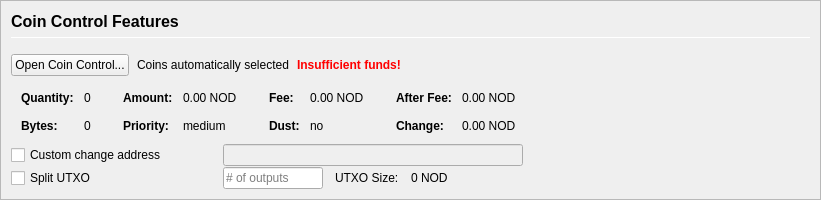
         <widget class="QFrame" name="frameCoinControl">
          <property name="sizePolicy">
           <sizepolicy hsizetype="Expanding" vsizetype="Expanding">
            <horstretch>0</horstretch>
            <verstretch>0</verstretch>
           </sizepolicy>
          </property>
          <property name="maximumSize">
           <size>
            <width>16777215</width>
            <height>16777215</height>
           </size>
          </property>
          <property name="frameShape">
           <enum>QFrame::StyledPanel</enum>
          </property>
          <property name="frameShadow">
           <enum>QFrame::Sunken</enum>
          </property>
          <layout class="QVBoxLayout" name="verticalLayoutCoinControl2">
           <property name="spacing">
            <number>0</number>
           </property>
           <property name="leftMargin">
            <number>0</number>
           </property>
           <property name="topMargin">
            <number>0</number>
           </property>
           <property name="rightMargin">
            <number>0</number>
           </property>
           <property name="bottomMargin">
            <number>0</number>
           </property>
           <item>
            <widget class="QFrame" name="frameCoinControl_BG">
             <layout class="QVBoxLayout" name="verticalLayoutCoinControl" stretch="0,0,0,0,0,0">
              <property name="spacing">
               <number>1</number>
              </property>
              <property name="leftMargin">
               <number>10</number>
              </property>
              <property name="topMargin">
               <number>10</number>
              </property>
              <item>
               <layout class="QHBoxLayout" name="horizontalLayoutCoinControl1">
                <property name="bottomMargin">
                 <number>15</number>
                </property>
                <item>
                 <layout class="QVBoxLayout" name="verticalLayout_3">
                  <property name="spacing">
                   <number>6</number>
                  </property>
                  <item>
                   <widget class="QLabel" name="labelCoinControlFeatures">
                    <property name="sizePolicy">
                     <sizepolicy hsizetype="Preferred" vsizetype="Maximum">
                      <horstretch>0</horstretch>
                      <verstretch>0</verstretch>
                     </sizepolicy>
                    </property>
                    <property name="minimumSize">
                     <size>
                      <width>0</width>
                      <height>20</height>
                     </size>
                    </property>
                    <property name="font">
                     <font>
                      <pointsize>12</pointsize>
                      <weight>75</weight>
                      <bold>true</bold>
                     </font>
                    </property>
                    <property name="styleSheet">
                     <string notr="true">font-weight:bold;</string>
                    </property>
                    <property name="text">
                     <string>Coin Control Features</string>
                    </property>
                   </widget>
                  </item>
                  <item>
                   <widget class="Line" name="line">
                    <property name="minimumSize">
                     <size>
                      <width>0</width>
                      <height>1</height>
                     </size>
                    </property>
                    <property name="maximumSize">
                     <size>
                      <width>16777215</width>
                      <height>1</height>
                     </size>
                    </property>
                    <property name="orientation">
                     <enum>Qt::Horizontal</enum>
                    </property>
                   </widget>
                  </item>
                 </layout>
                </item>
               </layout>
              </item>
              <item>
               <layout class="QHBoxLayout" name="horizontalLayoutCoinControl2" stretch="0,0,0,0">
                <property name="spacing">
                 <number>8</number>
                </property>
                <property name="bottomMargin">
                 <number>10</number>
                </property>
                <item>
                 <widget class="QPushButton" name="pushButtonCoinControl">
                  <property name="styleSheet">
                   <string notr="true"/>
                  </property>
                  <property name="text">
                   <string>Open Coin Control...</string>
                  </property>
                  <property name="autoDefault">
                   <bool>false</bool>
                  </property>
                 </widget>
                </item>
                <item>
                 <widget class="QLabel" name="labelCoinControlAutomaticallySelected">
                  <property name="text">
                   <string>Coins automatically selected</string>
                  </property>
                  <property name="margin">
                   <number>5</number>
                  </property>
                 </widget>
                </item>
                <item>
                 <widget class="QLabel" name="labelCoinControlInsuffFunds">
                  <property name="font">
                   <font>
                    <weight>75</weight>
                    <bold>true</bold>
                   </font>
                  </property>
                  <property name="styleSheet">
                   <string notr="true">color:red;font-weight:bold;</string>
                  </property>
                  <property name="text">
                   <string>Insufficient funds!</string>
                  </property>
                  <property name="margin">
                   <number>5</number>
                  </property>
                 </widget>
                </item>
                <item>
                 <spacer name="horizontalSpacerCoinControl">
                  <property name="orientation">
                   <enum>Qt::Horizontal</enum>
                  </property>
                  <property name="sizeHint" stdset="0">
                   <size>
                    <width>40</width>
                    <height>1</height>
                   </size>
                  </property>
                 </spacer>
                </item>
               </layout>
              </item>
              <item>
               <widget class="QWidget" name="widgetCoinControl" native="true">
                <property name="sizePolicy">
                 <sizepolicy hsizetype="Preferred" vsizetype="Preferred">
                  <horstretch>0</horstretch>
                  <verstretch>0</verstretch>
                 </sizepolicy>
                </property>
                <property name="minimumSize">
                 <size>
                  <width>0</width>
                  <height>0</height>
                 </size>
                </property>
                <property name="styleSheet">
                 <string notr="true"/>
                </property>
                <layout class="QHBoxLayout" name="horizontalLayoutCoinControl5">
                 <property name="leftMargin">
                  <number>0</number>
                 </property>
                 <property name="topMargin">
                  <number>0</number>
                 </property>
                 <property name="rightMargin">
                  <number>0</number>
                 </property>
                 <property name="bottomMargin">
                  <number>0</number>
                 </property>
                 <item>
                  <layout class="QHBoxLayout" name="horizontalLayoutCoinControl3" stretch="0,0,0,1">
                   <property name="spacing">
                    <number>20</number>
                   </property>
                   <property name="topMargin">
                    <number>0</number>
                   </property>
                   <property name="bottomMargin">
                    <number>10</number>
                   </property>
                   <item>
                    <layout class="QFormLayout" name="formLayoutCoinControl1">
                     <property name="horizontalSpacing">
                      <number>10</number>
                     </property>
                     <property name="verticalSpacing">
                      <number>14</number>
                     </property>
                     <property name="leftMargin">
                      <number>10</number>
                     </property>
                     <property name="topMargin">
                      <number>4</number>
                     </property>
                     <property name="rightMargin">
                      <number>6</number>
                     </property>
                     <item row="0" column="0">
                      <widget class="QLabel" name="labelCoinControlQuantityText">
                       <property name="font">
                        <font>
                         <weight>75</weight>
                         <bold>true</bold>
                        </font>
                       </property>
                       <property name="text">
                        <string>Quantity:</string>
                       </property>
                       <property name="margin">
                        <number>0</number>
                       </property>
                      </widget>
                     </item>
                     <item row="0" column="1">
                      <widget class="QLabel" name="labelCoinControlQuantity">
                       <property name="cursor">
                        <cursorShape>IBeamCursor</cursorShape>
                       </property>
                       <property name="contextMenuPolicy">
                        <enum>Qt::ActionsContextMenu</enum>
                       </property>
                       <property name="text">
                        <string notr="true">0</string>
                       </property>
                       <property name="margin">
                        <number>0</number>
                       </property>
                       <property name="textInteractionFlags">
                        <set>Qt::LinksAccessibleByMouse|Qt::TextSelectableByKeyboard|Qt::TextSelectableByMouse</set>
                       </property>
                      </widget>
                     </item>
                     <item row="1" column="0">
                      <widget class="QLabel" name="labelCoinControlBytesText">
                       <property name="font">
                        <font>
                         <weight>75</weight>
                         <bold>true</bold>
                        </font>
                       </property>
                       <property name="text">
                        <string>Bytes:</string>
                       </property>
                      </widget>
                     </item>
                     <item row="1" column="1">
                      <widget class="QLabel" name="labelCoinControlBytes">
                       <property name="cursor">
                        <cursorShape>IBeamCursor</cursorShape>
                       </property>
                       <property name="contextMenuPolicy">
                        <enum>Qt::ActionsContextMenu</enum>
                       </property>
                       <property name="text">
                        <string notr="true">0</string>
                       </property>
                       <property name="textInteractionFlags">
                        <set>Qt::LinksAccessibleByMouse|Qt::TextSelectableByKeyboard|Qt::TextSelectableByMouse</set>
                       </property>
                      </widget>
                     </item>
                    </layout>
                   </item>
                   <item>
                    <layout class="QFormLayout" name="formLayoutCoinControl2">
                     <property name="horizontalSpacing">
                      <number>10</number>
                     </property>
                     <property name="verticalSpacing">
                      <number>14</number>
                     </property>
                     <property name="leftMargin">
                      <number>6</number>
                     </property>
                     <property name="topMargin">
                      <number>4</number>
                     </property>
                     <property name="rightMargin">
                      <number>6</number>
                     </property>
                     <item row="0" column="0">
                      <widget class="QLabel" name="labelCoinControlAmountText">
                       <property name="font">
                        <font>
                         <weight>75</weight>
                         <bold>true</bold>
                        </font>
                       </property>
                       <property name="text">
                        <string>Amount:</string>
                       </property>
                       <property name="margin">
                        <number>0</number>
                       </property>
                      </widget>
                     </item>
                     <item row="0" column="1">
                      <widget class="QLabel" name="labelCoinControlAmount">
                       <property name="cursor">
                        <cursorShape>IBeamCursor</cursorShape>
                       </property>
                       <property name="contextMenuPolicy">
                        <enum>Qt::ActionsContextMenu</enum>
                       </property>
                       <property name="text">
                        <string notr="true">0.00 NOD</string>
                       </property>
                       <property name="textInteractionFlags">
                        <set>Qt::LinksAccessibleByMouse|Qt::TextSelectableByKeyboard|Qt::TextSelectableByMouse</set>
                       </property>
                      </widget>
                     </item>
                     <item row="1" column="0">
                      <widget class="QLabel" name="labelCoinControlPriorityText">
                       <property name="font">
                        <font>
                         <weight>75</weight>
                         <bold>true</bold>
                        </font>
                       </property>
                       <property name="text">
                        <string>Priority:</string>
                       </property>
                      </widget>
                     </item>
                     <item row="1" column="1">
                      <widget class="QLabel" name="labelCoinControlPriority">
                       <property name="cursor">
                        <cursorShape>IBeamCursor</cursorShape>
                       </property>
                       <property name="contextMenuPolicy">
                        <enum>Qt::ActionsContextMenu</enum>
                       </property>
                       <property name="text">
                        <string>medium</string>
                       </property>
                       <property name="textInteractionFlags">
                        <set>Qt::LinksAccessibleByMouse|Qt::TextSelectableByKeyboard|Qt::TextSelectableByMouse</set>
                       </property>
                      </widget>
                     </item>
                    </layout>
                   </item>
                   <item>
                    <layout class="QFormLayout" name="formLayoutCoinControl3">
                     <property name="horizontalSpacing">
                      <number>10</number>
                     </property>
                     <property name="verticalSpacing">
                      <number>14</number>
                     </property>
                     <property name="leftMargin">
                      <number>6</number>
                     </property>
                     <property name="topMargin">
                      <number>4</number>
                     </property>
                     <property name="rightMargin">
                      <number>6</number>
                     </property>
                     <item row="0" column="0">
                      <widget class="QLabel" name="labelCoinControlFeeText">
                       <property name="font">
                        <font>
                         <weight>75</weight>
                         <bold>true</bold>
                        </font>
                       </property>
                       <property name="text">
                        <string>Fee:</string>
                       </property>
                       <property name="margin">
                        <number>0</number>
                       </property>
                      </widget>
                     </item>
                     <item row="0" column="1">
                      <widget class="QLabel" name="labelCoinControlFee">
                       <property name="cursor">
                        <cursorShape>IBeamCursor</cursorShape>
                       </property>
                       <property name="contextMenuPolicy">
                        <enum>Qt::ActionsContextMenu</enum>
                       </property>
                       <property name="text">
                        <string notr="true">0.00 NOD</string>
                       </property>
                       <property name="textInteractionFlags">
                        <set>Qt::LinksAccessibleByMouse|Qt::TextSelectableByKeyboard|Qt::TextSelectableByMouse</set>
                       </property>
                      </widget>
                     </item>
                     <item row="1" column="0">
                      <widget class="QLabel" name="labelCoinControlLowOutputText">
                       <property name="font">
                        <font>
                         <weight>75</weight>
                         <bold>true</bold>
                        </font>
                       </property>
                       <property name="text">
                        <string>Dust:</string>
                       </property>
                      </widget>
                     </item>
                     <item row="1" column="1">
                      <widget class="QLabel" name="labelCoinControlLowOutput">
                       <property name="cursor">
                        <cursorShape>IBeamCursor</cursorShape>
                       </property>
                       <property name="contextMenuPolicy">
                        <enum>Qt::ActionsContextMenu</enum>
                       </property>
                       <property name="text">
                        <string>no</string>
                       </property>
                       <property name="textInteractionFlags">
                        <set>Qt::LinksAccessibleByMouse|Qt::TextSelectableByKeyboard|Qt::TextSelectableByMouse</set>
                       </property>
                      </widget>
                     </item>
                    </layout>
                   </item>
                   <item>
                    <layout class="QFormLayout" name="formLayoutCoinControl4">
                     <property name="horizontalSpacing">
                      <number>10</number>
                     </property>
                     <property name="verticalSpacing">
                      <number>14</number>
                     </property>
                     <property name="leftMargin">
                      <number>6</number>
                     </property>
                     <property name="topMargin">
                      <number>4</number>
                     </property>
                     <property name="rightMargin">
                      <number>6</number>
                     </property>
                     <item row="0" column="0">
                      <widget class="QLabel" name="labelCoinControlAfterFeeText">
                       <property name="font">
                        <font>
                         <weight>75</weight>
                         <bold>true</bold>
                        </font>
                       </property>
                       <property name="text">
                        <string>After Fee:</string>
                       </property>
                       <property name="margin">
                        <number>0</number>
                       </property>
                      </widget>
                     </item>
                     <item row="0" column="1">
                      <widget class="QLabel" name="labelCoinControlAfterFee">
                       <property name="cursor">
                        <cursorShape>IBeamCursor</cursorShape>
                       </property>
                       <property name="contextMenuPolicy">
                        <enum>Qt::ActionsContextMenu</enum>
                       </property>
                       <property name="text">
                        <string notr="true">0.00 NOD</string>
                       </property>
                       <property name="textInteractionFlags">
                        <set>Qt::LinksAccessibleByMouse|Qt::TextSelectableByKeyboard|Qt::TextSelectableByMouse</set>
                       </property>
                      </widget>
                     </item>
                     <item row="1" column="0">
                      <widget class="QLabel" name="labelCoinControlChangeText">
                       <property name="font">
                        <font>
                         <weight>75</weight>
                         <bold>true</bold>
                        </font>
                       </property>
                       <property name="text">
                        <string>Change:</string>
                       </property>
                      </widget>
                     </item>
                     <item row="1" column="1">
                      <widget class="QLabel" name="labelCoinControlChange">
                       <property name="cursor">
                        <cursorShape>IBeamCursor</cursorShape>
                       </property>
                       <property name="contextMenuPolicy">
                        <enum>Qt::ActionsContextMenu</enum>
                       </property>
                       <property name="text">
                        <string notr="true">0.00 NOD</string>
                       </property>
                       <property name="textInteractionFlags">
                        <set>Qt::LinksAccessibleByMouse|Qt::TextSelectableByKeyboard|Qt::TextSelectableByMouse</set>
                       </property>
                      </widget>
                     </item>
                    </layout>
                   </item>
                  </layout>
                 </item>
                </layout>
               </widget>
              </item>
              <item>
               <layout class="QHBoxLayout" name="horizontalLayoutCoinControl4">
                <property name="spacing">
                 <number>12</number>
                </property>
                <property name="sizeConstraint">
                 <enum>QLayout::SetDefaultConstraint</enum>
                </property>
                <property name="topMargin">
                 <number>0</number>
                </property>
                <property name="rightMargin">
                 <number>0</number>
                </property>
                <item>
                 <widget class="QCheckBox" name="checkBoxCoinControlChange">
                  <property name="sizePolicy">
                   <sizepolicy hsizetype="Preferred" vsizetype="Preferred">
                    <horstretch>0</horstretch>
                    <verstretch>0</verstretch>
                   </sizepolicy>
                  </property>
                  <property name="minimumSize">
                   <size>
                    <width>200</width>
                    <height>0</height>
                   </size>
                  </property>
                  <property name="maximumSize">
                   <size>
                    <width>200</width>
                    <height>16777215</height>
                   </size>
                  </property>
                  <property name="toolTip">
                   <string>If this is activated, but the change address is empty or invalid, change will be sent to a newly generated address.</string>
                  </property>
                  <property name="text">
                   <string>Custom change address</string>
                  </property>
                 </widget>
                </item>
                <item>
                 <widget class="QValidatedLineEdit" name="lineEditCoinControlChange">
                  <property name="enabled">
                   <bool>false</bool>
                  </property>
                  <property name="sizePolicy">
                   <sizepolicy hsizetype="Preferred" vsizetype="Preferred">
                    <horstretch>0</horstretch>
                    <verstretch>0</verstretch>
                   </sizepolicy>
                  </property>
                  <property name="minimumSize">
                   <size>
                    <width>300</width>
                    <height>0</height>
                   </size>
                  </property>
                 </widget>
                </item>
                <item>
                 <widget class="QLabel" name="labelCoinControlChangeLabel">
                  <property name="sizePolicy">
                   <sizepolicy hsizetype="Preferred" vsizetype="Preferred">
                    <horstretch>0</horstretch>
                    <verstretch>0</verstretch>
                   </sizepolicy>
                  </property>
                  <property name="minimumSize">
                   <size>
                    <width>100</width>
                    <height>0</height>
                   </size>
                  </property>
                  <property name="text">
                   <string/>
                  </property>
                  <property name="margin">
                   <number>3</number>
                  </property>
                 </widget>
                </item>
               </layout>
              </item>
              <item>
               <layout class="QHBoxLayout" name="horizontalLayoutCoinControl6">
                <property name="spacing">
                 <number>12</number>
                </property>
                <property name="rightMargin">
                 <number>0</number>
                </property>
                <item>
                 <widget class="QCheckBox" name="splitBlockCheckBox">
                  <property name="sizePolicy">
                   <sizepolicy hsizetype="Preferred" vsizetype="Preferred">
                    <horstretch>0</horstretch>
                    <verstretch>0</verstretch>
                   </sizepolicy>
                  </property>
                  <property name="minimumSize">
                   <size>
                    <width>200</width>
                    <height>0</height>
                   </size>
                  </property>
                  <property name="maximumSize">
                   <size>
                    <width>200</width>
                    <height>16777215</height>
                   </size>
                  </property>
                  <property name="text">
                   <string>Split UTXO</string>
                  </property>
                 </widget>
                </item>
                <item>
                 <widget class="QLineEdit" name="splitBlockLineEdit">
                  <property name="sizePolicy">
                   <sizepolicy hsizetype="Preferred" vsizetype="Preferred">
                    <horstretch>50</horstretch>
                    <verstretch>0</verstretch>
                   </sizepolicy>
                  </property>
                  <property name="minimumSize">
                   <size>
                    <width>100</width>
                    <height>0</height>
                   </size>
                  </property>
                  <property name="maximumSize">
                   <size>
                    <width>100</width>
                    <height>16777215</height>
                   </size>
                  </property>
                  <property name="placeholderText">
                   <string># of outputs</string>
                  </property>
                 </widget>
                </item>
                <item>
                 <widget class="QLabel" name="labelBlockSizeText">
                  <property name="text">
                   <string>UTXO Size:</string>
                  </property>
                 </widget>
                </item>
                <item>
                 <widget class="QLabel" name="labelBlockSize">
                  <property name="text">
                   <string>0 NOD</string>
                  </property>
                 </widget>
                </item>
                <item>
                 <spacer name="horizontalSpacer_7">
                  <property name="orientation">
                   <enum>Qt::Horizontal</enum>
                  </property>
                  <property name="sizeHint" stdset="0">
                   <size>
                    <width>40</width>
                    <height>20</height>
                   </size>
                  </property>
                 </spacer>
                </item>
               </layout>
              </item>
              <item>
               <spacer name="verticalSpacerCoinControl">
                <property name="orientation">
                 <enum>Qt::Vertical</enum>
                </property>
                <property name="sizeHint" stdset="0">
                 <size>
                  <width>800</width>
                  <height>1</height>
                 </size>
                </property>
               </spacer>
              </item>
             </layout>
            </widget>
           </item>
          </layout>
         </widget>
